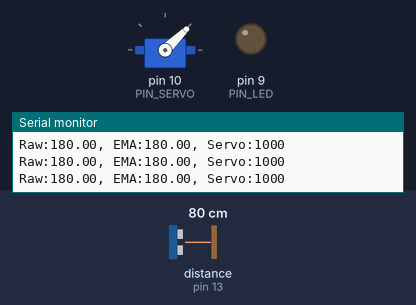
Simulated run of this sketch. Board: Arduino Uno, built with avr-gcc and run on an emulated ATmega328P. On the bench: servo, output pins drawn as LEDs (lit = HIGH), the last lines printed to the serial monitor. Wiring (inferred from the names in the program): ultrasonic range finder: trigger pin 12; echo pin 13. The inputs (shaded band) are chosen by the test bench; at power-on: distance to the obstacle (sensor on pin 13) 80 cm. The echo pulse lasts 58.3 µs per cm; pins used as bus, display or sensor lines are not drawn.

Above: at 1.2 s.
1.3 s: distance to the obstacle (sensor on pin 13) set to 35 cm
At 2.4 s:
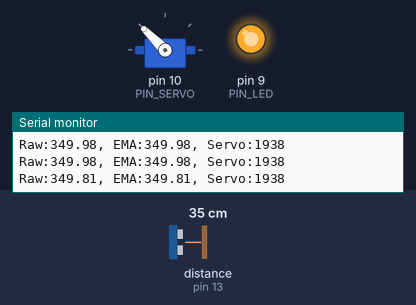
2.8 s: distance to the obstacle (sensor on pin 13) set to 18 cm
At 4.57 s:
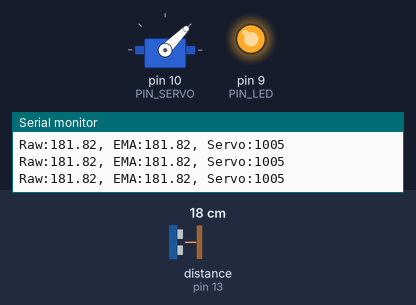
5.8 s: distance to the obstacle (sensor on pin 13) set to 2 cm
At 5.8 s:
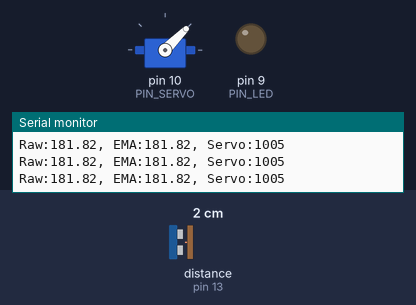
Timing chart, 0 to 8.8 s (numbered marks = the images above; inputs shaded):
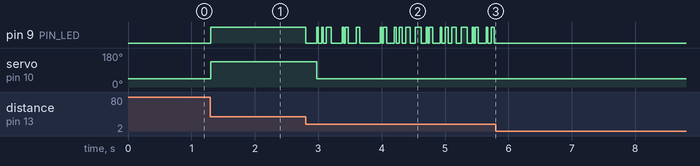

The sketch:

11_example_123.ino
```cpp
#include <Servo.h>

// Arduino pin assignment
#define PIN_LED   9   // LED active-low
#define PIN_TRIG  12  // sonar sensor TRIGGER
#define PIN_ECHO  13  // sonar sensor ECHO
#define PIN_SERVO 10  // servo motor

// configurable parameters for sonar
#define SND_VEL 346.0     // sound velocity at 24 celsius degree (unit: m/sec)
#define INTERVAL 25       // sampling interval (unit: msec)
#define PULSE_DURATION 10 // ultra-sound Pulse Duration (unit: usec)
#define _DIST_MIN 180.0   // minimum distance to be measured (unit: mm) -> 18cm
#define _DIST_MAX 360.0   // maximum distance to be measured (unit: mm) -> 36cm

#define TIMEOUT ((INTERVAL / 2) * 1000.0) // maximum echo waiting time (unit: usec)
#define SCALE (0.001 * 0.5 * SND_VEL)     // coefficient to convert duration to distance

// EMA 필터의 가중치 (alpha 값). 노이즈와 반응 속도 간의 균형을 맞추기 위한 최적 값.
#define _EMA_ALPHA 0.5

// 서보 제어를 위한 상수
#define _DUTY_MIN 1000 // servo full clockwise position (0 degree)
#define _DUTY_MAX 2000 // servo full counterclockwise position (180 degree)

// global variables
float dist_ema, dist_prev = _DIST_MAX;  // unit: mm
unsigned long last_sampling_time;       // unit: ms

Servo myservo;

void setup() {
  // initialize GPIO pins
  pinMode(PIN_LED, OUTPUT);
  pinMode(PIN_TRIG, OUTPUT);    // sonar TRIGGER
  pinMode(PIN_ECHO, INPUT);     // sonar ECHO
  digitalWrite(PIN_TRIG, LOW);  // turn-off Sonar

  myservo.attach(PIN_SERVO);
  myservo.writeMicroseconds(_DUTY_MIN); // 초기화: 0도

  // initialize USS related variables
  dist_prev = _DIST_MIN; // raw distance output from USS (unit: mm)

  // initialize serial port
  Serial.begin(57600);
}

void loop() {
  float dist_raw;

  // wait until next sampling time.
  if (millis() < (last_sampling_time + INTERVAL))
    return;

  dist_raw = USS_measure(PIN_TRIG, PIN_ECHO); // read distance

  // 범위 필터 적용: 18cm~36cm 범위에서만 유효
  if ((dist_raw < _DIST_MIN) || (dist_raw > _DIST_MAX)) {
    dist_raw = dist_prev;           // 범위 밖이면 이전 거리값 사용
    digitalWrite(PIN_LED, LOW);     // 범위 밖이면 LED OFF
  } else {
    digitalWrite(PIN_LED, HIGH);    // 범위 안에 들어오면 LED ON
    dist_prev = dist_raw;           // 범위 내면 현재 거리값 저장
  }

  // EMA 필터 적용
  dist_ema = _EMA_ALPHA * dist_raw + (1 - _EMA_ALPHA) * dist_prev;
  dist_prev = dist_ema; // EMA 값을 이전 거리로 갱신

  // 서보 제어: 거리에 비례하여 0도 ~ 180도 사이로 서보 각도 조정
  int servo_pos;
  if (dist_ema <= _DIST_MIN) {
    servo_pos = _DUTY_MIN;  // 18cm 이하일 경우 0도
  } else if (dist_ema >= _DIST_MAX) {
    servo_pos = _DUTY_MAX;  // 36cm 이상일 경우 180도
  } else {
    // 18cm~36cm 사이일 경우 0도~180도를 비례적으로 변화
    servo_pos = map(dist_ema, _DIST_MIN, _DIST_MAX, _DUTY_MIN, _DUTY_MAX);
  }

  // 서보 모터 제어
  myservo.writeMicroseconds(servo_pos);

  // 거리 및 서보 각도 출력
  Serial.print("Raw:");    Serial.print(dist_raw);
  Serial.print(", EMA:");  Serial.print(dist_ema);
  Serial.print(", Servo:"); Serial.print(servo_pos);
  Serial.println("");

  // update last sampling time
  last_sampling_time += INTERVAL;
}

// 초음파 센서로부터 거리를 측정하는 함수 (mm 단위로 반환)
float USS_measure(int TRIG, int ECHO) {
  digitalWrite(TRIG, HIGH);
  delayMicroseconds(PULSE_DURATION);
  digitalWrite(TRIG, LOW);

  return pulseIn(ECHO, HIGH, TIMEOUT) * SCALE; // unit: mm
}
```

Measured:
- after the input at 1.3 s, pin 9 (PIN_LED): LOW → HIGH at once; servo on pin 10 (PIN_SERVO): 44° → 135° at once
- after the input at 2.8 s, servo on pin 10 (PIN_SERVO): 135° → 45° after 0.18 s
- after the input at 5.8 s, pin 9 (PIN_LED): stops changing and stays LOW
